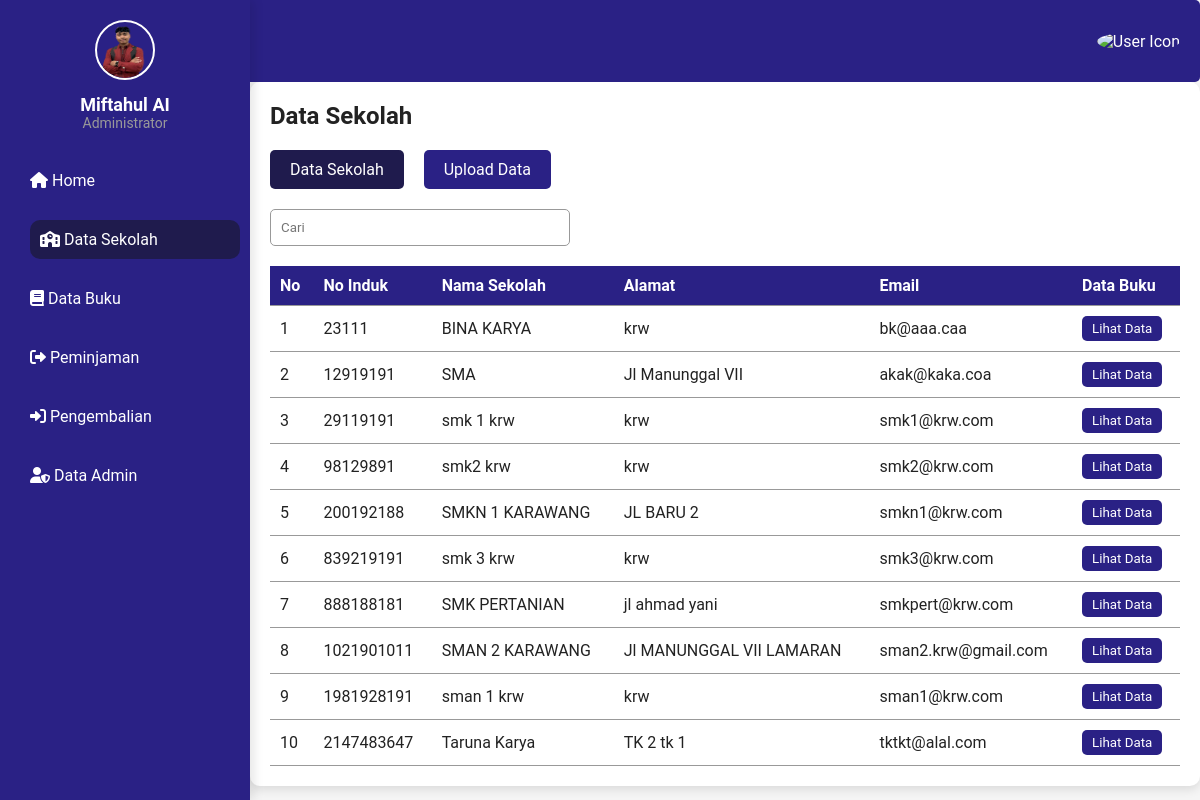
The app's page /datasekolah.php (signed in) with its own data.
### tables this page shows
CREATE TABLE `tbldata_sekolah` (
  `no_induk` int(20) NOT NULL,
  `nm_sekolah` varchar(255) DEFAULT NULL,
  `alamat` text DEFAULT NULL,
  `email` varchar(255) DEFAULT NULL
);

### datasekolah.php (the view, shortened to what this page needs)
<?php
include 'koneksi.php';
?>
<!DOCTYPE html>
<html lang="en">
  <head>
    <link rel="stylesheet" href="css/datasekolah.css" />
    <link rel="stylesheet" href="https://cdnjs.cloudflare.com/ajax/libs/font-awesome/6.0.0-beta3/css/all.min.css" />
  </head>
  <body>
    <header>
      <div class="logo">
      </div>
      <div class="user-icon">
        <img src="user-icon.png" alt="User Icon" />
      </div>
    </header>
    <div class="sidebar">
      <div class="profile">
        <img src="img/MIFTAHUL.png" alt="" class="profile-pic" />
        <p class="profile-name"><?php echo isset($_SESSION['username']) ? $_SESSION['username'] : 'Guest'; ?></p>
        <p class="profile-role">Administrator</p>
      </div>
      <ul>
        <li><a href="index.php"><i class="fas fa-home"></i> Home</a></li>
        <li><a href="#" class="active"><i class="fas fa-school"></i> Data Sekolah</a></li>
        <li><a href="databuku.php"><i class="fas fa-book"></i> Data Buku</a></li>
        <li><a href="datapeminjaman.php"><i class="fas fa-sign-out-alt"></i> Peminjaman</a></li>
        <li><a href="datapengembalian.php"><i class="fas fa-sign-in-alt"></i> Pengembalian</a></li>
        <li><a href="dataadmin.php"><i class="fas fa-user-shield"></i> Data Admin</a></li>
      </ul>
    </div>
    <div class="main-content">
      <h2>Data Sekolah</h2>
      <div class="tabs">
        <button class="active">Data Sekolah</button>
        <button onclick="window.location.href='sekolah.php'">Upload Data</button>
      </div>
      <div class="search-bar">
        <input type="search" placeholder="Cari" />
      </div>
      <table>
        <thead>
          <tr>
            <th>No</th>
            <th>No Induk</th>
            <th>Nama Sekolah</th>
            <th>Alamat</th>
            <th>Email</th>
            <th>Data Buku</th>
          </tr>
        </thead>
        <tbody>
          <?php
          $query = "SELECT * FROM tbldata_sekolah";
          $result = mysqli_query($conn, $query);
          if (mysqli_num_rows($result) > 0) {
              $no = 1;
              while ($row = mysqli_fetch_assoc($result)) {
                  echo "<tr>";
                  echo "<td>" . $no++ . "</td>";
                  echo "<td>" . $row['no_induk'] . "</td>";
                  echo "<td>" . $row['nm_sekolah'] . "</td>";
                  echo "<td>" . $row['alamat'] . "</td>";
                  echo "<td>" . $row['email'] . "</td>";
                  echo "<td><button onclick=\"window.location.href='buku.php'\">Lihat Data</button></td>";
                  echo "</tr>";
              }
          } else {
              echo "<tr><td colspan='6'>Tidak ada data</td></tr>";
          }
          ?>
        </tbody>
      </table>
    </div>
  </body>
</html>

### css/datasekolah.css (style rules this page uses)
* { font-family: "Roboto", sans-serif; margin: 0; padding: 0; box-sizing: border-box; }
:root { --blue: #2a2185; --white: #fff; --grey: #f5f5f5; --black1: #222; --black2: #999; --black3: #2e2b24; }
body { background-color: var(--grey); color: var(--black1); height: 100vh; overflow-x: hidden; }
header { background-color: var(--blue); color: var(--white); padding: 1em 20px; text-align: center; border-radius: 5px; display: flex; justify-content: space-between; align-items: center; position: relative; }
.logo { display: flex; align-items: center; }
.user-icon img { width: 40px; height: 40px; border-radius: 100%; }
.sidebar { background: var(--blue); color: var(--white); width: 250px; position: fixed; top: 0; left: 0; bottom: 0; padding: 20px; transition: width 0.3s ease; box-shadow: 4px 0 10px rgba(0, 0, 0, 0.1); z-index: 100; }
.profile { text-align: center; margin-bottom: 30px; }
.profile-pic { width: 60px; height: 60px; border-radius: 100px; border: 2px solid var(--white); margin-bottom: 10px; }
.profile-name { font-weight: bold; font-size: 18px; color: var(--white); }
.profile-role { font-size: 14px; color: var(--black2); }
.sidebar ul { list-style-type: none; padding: 0; margin: 0; }
.sidebar li { margin: 20px 0; }
.sidebar li a { color: var(--white); text-decoration: none; display: block; padding: 10px; border-radius: 10px; transition: background-color 0.3s ease, transform 0.2s ease; }
.sidebar li a:hover, .sidebar li a.active { background-color: #1f1b4d; transform: translateX(10px); }
.main-content { margin-left: 250px; padding: 20px; background-color: var(--white); border-radius: 10px; box-shadow: 0 4px 10px rgba(0, 0, 0, 0.1); overflow-y: auto; transition: margin-left 0.3s ease; }
h2 { margin-top: 0; font-size: 24px; color: var(--black1); }
.tabs { display: flex; gap: 20px; margin-top: 20px; }
.tabs button { padding: 10px 20px; border-radius: 5px; background-color: var(--blue); color: var(--white); font-size: 16px; cursor: pointer; transition: background-color 0.3s; border: none; }
.tabs button.active { background-color: #1f1b4d; }
.search-bar { margin-top: 20px; }
.search-bar input[type="search"] { padding: 10px; width: 100%; max-width: 300px; border-radius: 5px; border: 1px solid var(--black2); }
table { width: 100%; border-collapse: collapse; margin-top: 20px; }
table th, table td { padding: 10px; text-align: left; border-bottom: 1px solid var(--black2); }
table th { background-color: var(--blue); color: var(--white); font-weight: 600; }
table td button { padding: 5px 10px; background-color: var(--blue); color: var(--white); border: none; border-radius: 5px; cursor: pointer; transition: background-color 0.3s; }

### records on screen
tbldata_sekolah: no_induk "23111", nm_sekolah "BINA KARYA", alamat "krw", email "bk@aaa.caa"
tbldata_sekolah: no_induk "12919191", nm_sekolah "SMA", alamat "Jl Manunggal VII", email "akak@kaka.coa"
tbldata_sekolah: no_induk "29119191", nm_sekolah "smk 1 krw", alamat "krw", email "smk1@krw.com"
tbldata_sekolah: no_induk "98129891", nm_sekolah "smk2 krw", alamat "krw", email "smk2@krw.com"
tbldata_sekolah: no_induk "200192188", nm_sekolah "SMKN 1 KARAWANG", alamat "JL BARU 2", email "smkn1@krw.com"
tbldata_sekolah: no_induk "839219191", nm_sekolah "smk 3 krw", alamat "krw", email "smk3@krw.com"
tbldata_sekolah: no_induk "888188181", nm_sekolah "SMK PERTANIAN", alamat "jl ahmad yani", email "smkpert@krw.com"
tbldata_sekolah: no_induk "1021901011", nm_sekolah "SMAN 2 KARAWANG", alamat "Jl MANUNGGAL VII LAMARAN", email "sman2.krw@gmail.com"
tbldata_sekolah: no_induk "1981928191", nm_sekolah "sman 1 krw", alamat "krw", email "sman1@krw.com"
tbldata_sekolah: no_induk "2147483647", nm_sekolah "Taruna Karya", alamat "TK 2 tk 1", email "tktkt@alal.com"

### other values on screen
$_SESSION['username'] "Miftahul AI"
